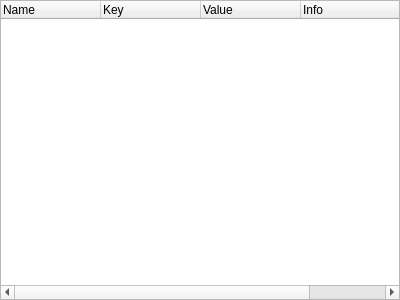
<?xml version="1.0" encoding="UTF-8"?>
<!--
DFF - An Open Source Digital Forensics Framework
Copyright (C) 2009-2013 ArxSys

This program is free software, distributed under the terms of
the GNU General Public License Version 2. See the LICENSE file
at the top of the source tree.

See http://www.digital-forensic.org for more information about this
project. Please do not directly contact any of the maintainers of
DFF for assistance; the project provides a web site, mailing lists
and IRC channels for your use.

Author(s):
Christophe Malinge cma@digital-forensic.org
-->
<ui version="4.0">
 <class>Modules</class>
 <widget class="QTreeWidget" name="Modules"> <widget class="QWidget" name="useless" native="true" /> 
  <property name="geometry">
   <rect>
    <x>0</x>
    <y>0</y>
    <width>400</width>
    <height>300</height>
   </rect>
  </property>
  <property name="sizePolicy">
   <sizepolicy hsizetype="Expanding" vsizetype="Expanding">
    <horstretch>0</horstretch>
    <verstretch>0</verstretch>
   </sizepolicy>
  </property>
  <property name="windowTitle">
   <string>Modules</string>
  </property>
  <property name="windowIcon">
   <iconset resource="gui.qrc">
    <normaloff>:/hex_page.png</normaloff>:/hex_page.png</iconset>
  </property>
  <property name="alternatingRowColors">
   <bool>true</bool>
  </property>
  <column>
   <property name="text">
    <string>Name</string>
   </property>
  </column>
  <column>
   <property name="text">
    <string>Key</string>
   </property>
  </column>
  <column>
   <property name="text">
    <string>Value</string>
   </property>
  </column>
  <column>
   <property name="text">
    <string>Info</string>
   </property>
  </column>
  <column>
   <property name="text">
    <string>Type</string>
   </property>
  </column>
 </widget>
 <resources>
  <include location="gui.qrc"/>
 </resources>
 <connections/>
</ui>
